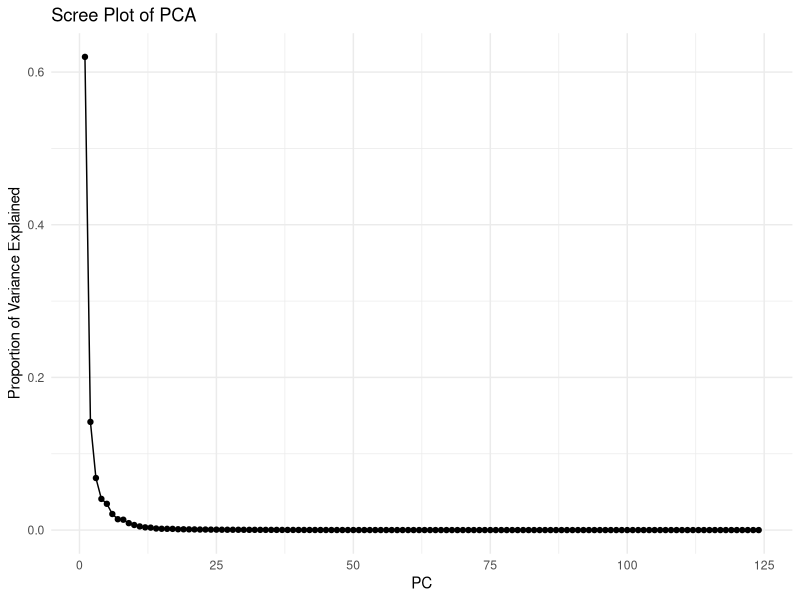

This figure's R source: (Note: this script raises an error after producing the figure.)
# set working directory
setwd("C:/Users/russn/Downloads/")

library(readr)
library(dplyr)
library(zoo)
library(pls)
library(ggplot2)
library(lubridate)
library(forecast)

raw_data <- read_csv("2025-09-MD.csv")

# Convert to monthly growth (%)
data <- raw_data %>%
  mutate(INDPRO_growth = 100 * (INDPRO / lag(INDPRO) - 1)) %>%
  filter(!is.na(INDPRO_growth)) 

# Calculate % of missing values per column
na_share <- colMeans(is.na(data))
na_share[na_share > 0]

# na_share[na_share > 0]
# CMRMTSPLx        PERMIT      PERMITNE      PERMITMW       PERMITS       PERMITW        ACOGNO 
# 0.00125       0.01500       0.01500       0.01500       0.01500       0.01500       0.49750 
# ANDENOx       BUSINVx      ISRATIOx      NONREVSL        CONSPI S&P div yield  S&P PE ratio 
# 0.13625       0.00125       0.00125       0.00125       0.00125       0.00250       0.00125 
# CP3Mx     COMPAPFFx TWEXAFEGSMTHx      UMCSENTx   DTCOLNVHFNM      DTCTHFNM       VIXCLSx 
# 0.00125       0.00125       0.21000       0.19250       0.00125       0.00125       0.05250 

data$sasdate <- as.Date(data$sasdate, format = "%m/%d/%Y")

data <- data %>% 
  dplyr::select(-ACOGNO)%>%
  dplyr::filter(sasdate >= as.Date("1978-01-01"))%>%
  dplyr::filter(!(sasdate %in% as.Date(c("2025-07-01", "2025-08-01"))))

# impute CP3Mx and COMPAPFFx using linear interpolation
#data <- data %>%
#  mutate(
#    CP3Mx = na.approx(CP3Mx, na.rm = FALSE),
#    COMPAPFFx = na.approx(COMPAPFFx, na.rm = FALSE)
#  )
data <- data %>%
  arrange(sasdate) %>%
  mutate(
    CP3Mx = na.approx(CP3Mx, x = as.numeric(sasdate), na.rm = FALSE, rule = 2),
    COMPAPFFx = na.approx(COMPAPFFx, x = as.numeric(sasdate), na.rm = FALSE, rule = 2)
  )

# check that CP3Mx and COMPAPFFx is filled (should give 0, 0)
colSums(is.na(data[c("CP3Mx", "COMPAPFFx")]))

# =============================
# DEFINE IN-/OUT-SAMPLE SPLIT
# =============================
train_data <- data %>% filter(sasdate < as.Date("2016-01-01"))
test_data  <- data %>% filter(sasdate >= as.Date("2016-01-01"))

# --- Define response and predictors ---
y_train <- train_data$INDPRO_growth
y_test  <- test_data$INDPRO_growth

X_train <- train_data %>% dplyr::select(-sasdate, -INDPRO, -INDPRO_growth)
X_test  <- test_data %>% dplyr::select(-sasdate, -INDPRO, -INDPRO_growth)

# --- Standardize predictors using training statistics ---
X_train_scaled <- scale(X_train)
X_test_scaled <- scale(X_test,
                       center = attr(X_train_scaled, "scaled:center"),
                       scale  = attr(X_train_scaled, "scaled:scale"))

# Also create full scaled matrix for rolling routines (scale with training stats)
X_full <- data %>% dplyr::select(-sasdate, -INDPRO, -INDPRO_growth)
X_full_scaled <- scale(X_full,
                       center = attr(X_train_scaled, "scaled:center"),
                       scale  = attr(X_train_scaled, "scaled:scale"))
X_full_scaled <- as.data.frame(X_full_scaled)

# helper full series
y_full <- data$INDPRO_growth
dates  <- data$sasdate






# ---------------------------
# 1) PCA (exploratory)
# ---------------------------
pca_result <- prcomp(X_train_scaled, center = FALSE, scale. = FALSE)
var_explained <- pca_result$sdev^2 / sum(pca_result$sdev^2)
pca_plot <- ggplot(data.frame(PC = 1:length(var_explained), Variance = var_explained),
                   aes(x = PC, y = Variance)) +
  geom_line() + geom_point() + theme_minimal() +
  ggtitle("Scree Plot of PCA") + ylab("Proportion of Variance Explained")
print(pca_plot)






# ---------------------------
# Forecast Settings
# ---------------------------
library(Metrics)
library(lmtest)
library(plm)
library(reshape2)

horizons <- c(1,3,6,12)
rolling_window <- 120 # 10 years monthly
meanrev_window <- 12  # last year
ncomp_pcr <- 5
ncomp_pls <- 5

origin_idx <- which(dates >= as.Date("2016-01-01"))

methods <- c("PCR","PLS","AR","MeanRev")
modes <- c("Static","Rolling","Recursive")

# ---------------------------
# Utility Functions
# ---------------------------

compute_metrics <- function(y_true, y_pred){
  mse <- mean((y_true - y_pred)^2, na.rm = TRUE)
  rmse <- sqrt(mse)
  mae <- mean(abs(y_true - y_pred), na.rm = TRUE)
  mape <- mean(abs((y_true - y_pred)/y_true), na.rm = TRUE)*100
  return(c(MSE=mse, RMSE=rmse, MAE=mae, MAPE=mape))
}

# PCR / PLS
pcr_pls_forecast <- function(X_train, y_train, X_test, method="PCR", ncomp=5){
  df_train <- data.frame(y = y_train, X_train)
  df_test  <- data.frame(X_test)
  
  if(method=="PCR"){
    fit <- pls::pcr(y ~ ., data=df_train, ncomp=ncomp, validation="none")
  } else if(method=="PLS"){
    fit <- pls::plsr(y ~ ., data=df_train, ncomp=ncomp, validation="none")
  }
  
  pred_array <- predict(fit, newdata=df_test, ncomp=ncomp)
  
  # Safe extraction
  if(length(dim(pred_array)) == 3){       # >1 row in test set
    as.numeric(pred_array[1, ncomp, 1])
  } else if(length(dim(pred_array)) == 2){ # exactly 1 row in test set
    as.numeric(pred_array[1, ncomp])
  } else {                                # fallback
    as.numeric(pred_array[1])
  }
}


# Mean-reversion
meanrev_forecast <- function(y_window, n_steps){
  rep(mean(tail(y_window, n_steps)), n_steps)
}

# AR forecast
ar_forecast <- function(y_train, h){
  fit <- ar(y_train, aic=TRUE, order.max=12, method="ols")
  forecast::forecast(fit, h=h)$mean[h]
}

dm_matrix <- function(y_true, pred_list){
  n <- length(pred_list)
  dm_res <- matrix(NA, nrow=n, ncol=n)
  for(i in 1:n){
    for(j in 1:n){
      if(i != j){
        valid_idx <- which(!is.na(pred_list[[i]]) & !is.na(pred_list[[j]]) & !is.na(y_true))
        if(length(valid_idx) > 1){
          dm_res[i,j] <- tryCatch({
            dm.test(y_true[valid_idx], pred_list[[i]][valid_idx], pred_list[[j]][valid_idx], alternative="two.sided")$statistic
          }, error=function(e) NA)
        }
      }
    }
  }
  rownames(dm_res) <- colnames(dm_res) <- names(pred_list)
  return(dm_res)
}

# ---------------------------
# Preallocate Storage
# ---------------------------
forecast_results <- list()
metrics_results <- list()
dm_results <- list()

# ---------------------------
# Forecast Loop
# ---------------------------
for(mode in modes){
  cat("Mode:", mode, "\n")
  
  y_pred_all <- array(NA, dim=c(length(origin_idx), length(horizons), length(methods)),
                      dimnames=list(NULL, paste0("H",horizons), methods))
  
  for(o in seq_along(origin_idx)){
    idx <- origin_idx[o]
    
    if(mode=="Static"){
      train_idx <- 1:(idx-1)
    } else if(mode=="Rolling"){
      train_idx <- max(1, idx-rolling_window):(idx-1)
    } else if(mode=="Recursive"){
      train_idx <- 1:(idx-1)
    }
    
    y_train_tmp <- y_full[train_idx]
    X_train_tmp <- as.matrix(X_full_scaled[train_idx, ])
    
    for(h in horizons){
      test_idx <- idx + h - 1
      if(test_idx > length(y_full)) next
      X_test_tmp <- as.matrix(X_full_scaled[test_idx, , drop=FALSE])
      
      # PCR
      y_pred_all[o, paste0("H",h), "PCR"] <- pcr_pls_forecast(X_train_tmp, y_train_tmp, X_test_tmp, "PCR", ncomp_pcr)
      # PLS
      y_pred_all[o, paste0("H",h), "PLS"] <- pcr_pls_forecast(X_train_tmp, y_train_tmp, X_test_tmp, "PLS", ncomp_pls)
      # AR
      y_pred_all[o, paste0("H",h), "AR"] <- ar_forecast(y_train_tmp, h)
      # Mean-reversion
      y_pred_all[o, paste0("H",h), "MeanRev"] <- meanrev_forecast(y_train_tmp, meanrev_window)[h]
    }
  }
  
  forecast_results[[mode]] <- y_pred_all

  print(y_pred_all)
  
  # Metrics
  metrics_list <- list()
  for(m in methods){
    metrics_h <- matrix(NA, nrow=length(horizons), ncol=4, dimnames=list(paste0("H",horizons), c("MSE","RMSE","MAE","MAPE")))
    for(i in seq_along(horizons)){
      h <- horizons[i]
      valid_idx <- which(!is.na(y_pred_all[,paste0("H",h),m]))
      y_true <- as.numeric(sapply(origin_idx[valid_idx], function(x) y_full[x + h - 1]))
      y_pred <- as.numeric(y_pred_all[valid_idx,paste0("H",h),m])
      metrics_h[i,] <- compute_metrics(y_true, y_pred)
    }
    metrics_list[[m]] <- metrics_h
  }
  metrics_results[[mode]] <- metrics_list
  
  # DM Tests
  dm_list <- list()
  for(h in horizons){
    valid_idx <- which(!is.na(y_pred_all[,paste0("H",h),methods[1]]))
    y_true <- sapply(origin_idx[valid_idx], function(x) y_full[x + h - 1])
    pred_list <- lapply(methods, function(m) y_pred_all[valid_idx,paste0("H",h),m])
    names(pred_list) <- methods
    dm_list[[paste0("H",h)]] <- dm_matrix(y_true, pred_list)
  }
  dm_results[[mode]] <- dm_list
}

# ---------------------------
# Summary Table
# ---------------------------
summary_metrics <- data.frame()
for(mode in modes){
  for(m in methods){
    tmp <- metrics_results[[mode]][[m]]
    tmp_df <- as.data.frame(tmp)
    tmp_df$Horizon <- rownames(tmp)
    tmp_df$Method <- m
    tmp_df$Mode <- mode
    summary_metrics <- rbind(summary_metrics, tmp_df)
  }
}
print(summary_metrics)

# ---------------------------
# Plot MSE per Model / Horizon
# ---------------------------
plot_data <- summary_metrics %>% dplyr::select(Horizon, Method, Mode, MSE)
ggplot(plot_data, aes(x=Horizon, y=MSE, color=Method, group=Method)) +
  geom_line() + geom_point() +
  facet_wrap(~Mode, scales="free_y") +
  theme_bw() + ggtitle("MSE per Model / Horizon / Mode")

# ---------------------------
# Plot Forecasts vs Actual (first 100 points)
# ---------------------------
plot_points <- 100
df_plot <- data.frame(
  Date = dates[origin_idx][1:plot_points],
  Actual = y_full[origin_idx][1:plot_points]
)
for(m in methods){
  df_plot[[m]] <- sapply(1:plot_points, function(i) forecast_results[["Static"]][i,"H1",m])
}
df_melt <- melt(df_plot, id.vars="Date")
ggplot(df_melt, aes(x=Date, y=value, color=variable)) +
  geom_line() + theme_bw() + ggtitle("Forecast vs Actual (Static, h=1)")
